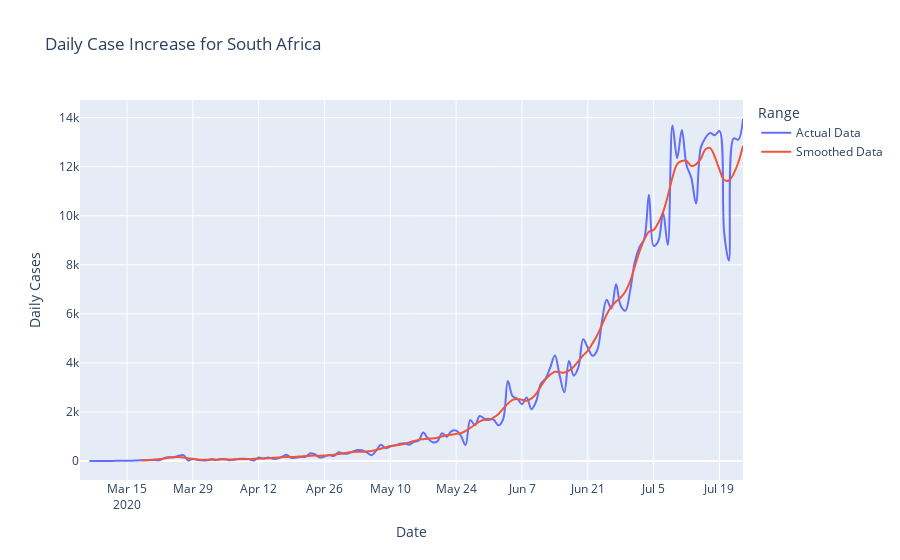

Notebook cell for this chart:
### Code cell
fig_daily_increase = px.line(daily_plotly, title='Daily Case Increase for South Africa',
        x='Date', y='Daily Cases', color='Range', line_shape='spline')
fig_daily_increase.update_traces(hovertemplate=None)
fig_daily_increase.update_layout(hovermode="x")
fig_daily_increase.show()

### Figure 1 — Plotly figure (JSON) as saved in the notebook; plotly's stock layout.template omitted (floating-point values rounded to 4 significant figures; data arrays with more than 128 entries replaced by an {"elided": "..."} marker saying what was removed)
{"data": [{"legendgroup": "Actual Data", "line": {"color": "#636efa", "dash": "solid", "shape": "spline"}, "mode": "lines", "name": "Actual Data", "showlegend": true, "type": "scatter", "x": {"elided": "140 str values"}, "xaxis": "x", "y": {"elided": "140 int values"}, "yaxis": "y"}, {"legendgroup": "Smoothed Data", "line": {"color": "#EF553B", "dash": "solid", "shape": "spline"}, "mode": "lines", "name": "Smoothed Data", "showlegend": true, "type": "scatter", "x": {"elided": "140 str values"}, "xaxis": "x", "y": {"elided": "140 int values"}, "yaxis": "y"}], "layout": {"hovermode": "x", "legend": {"title": {"text": "Range"}, "tracegroupgap": 0}, "title": {"text": "Daily Case Increase for South Africa"}, "xaxis": {"anchor": "y", "domain": [0, 1], "title": {"text": "Date"}}, "yaxis": {"anchor": "x", "domain": [0, 1], "title": {"text": "Daily Cases"}}}}
